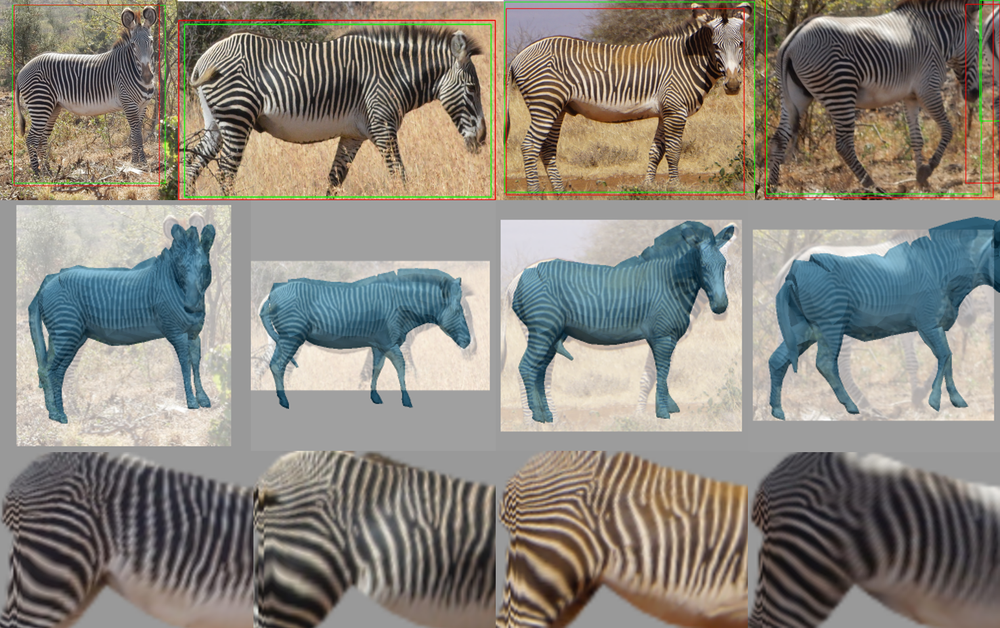
#> input picture textures.png, 1000 x 628 px, shrunk from 1523 x 957 before the run
$ python -i augmentation.py   (imports and definitions only)
#> lines starting #> are read from the running program, lines starting #| are printed output that depends on the picture; after the words box and inside, x2 and y2 are one past the last pixel; in counts of white or black regions, pixels touching at a corner belong together
#> further down, picture is the input picture: shape (628, 1000, 3); mean B, G, R 124.3, 132.8, 137.6
#!/usr/bin/env python3
import argparse
import numpy as np
from pathlib import Path
import cv2
import os
import random
parser = argparse.ArgumentParser(
    description="Data Augmentation for DML training",
    formatter_class=argparse.ArgumentDefaultsHelpFormatter,
)

# [55 lines not run here, left out]

# Augmentation through altering image brightness
def brightjitter(img,value):
#> called with value = 40
    hsv = cv2.cvtColor(img, cv2.COLOR_BGR2HSV)
#> hsv: shape (628, 1000, 3); mean H, S, V 39.6, 52.2, 145.6
    h, s, v = cv2.split(hsv)
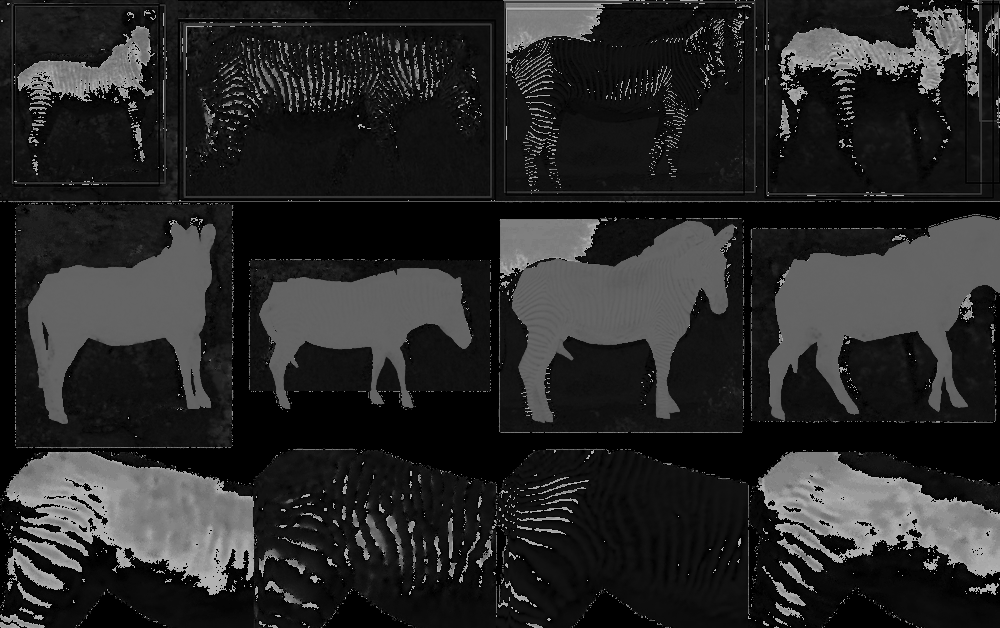
#> h: shape (628, 1000); min 0, max 179, mean 39.6
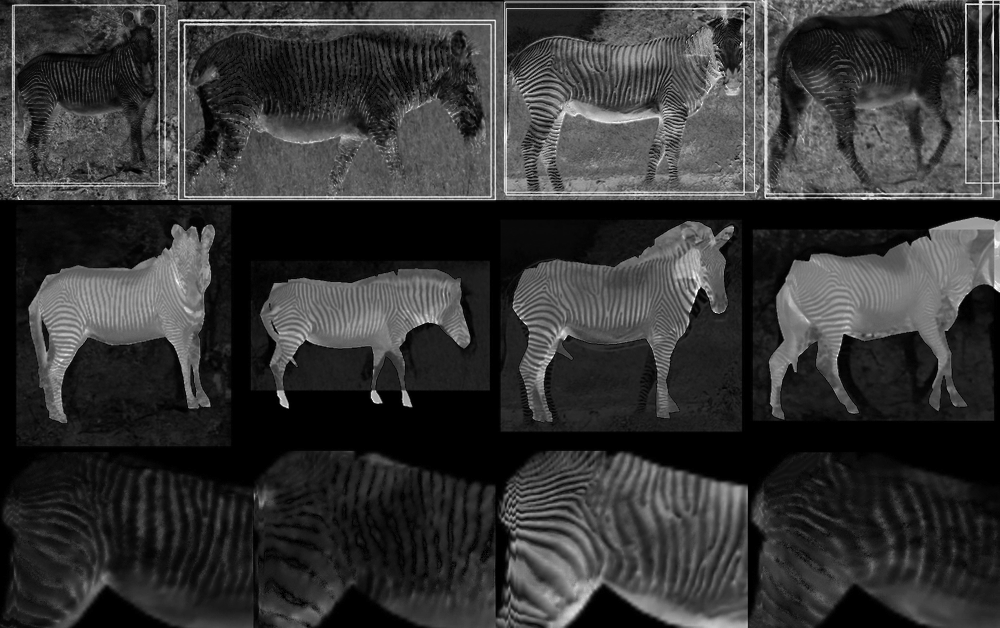
#> s: shape (628, 1000); min 0, max 255, mean 52.2
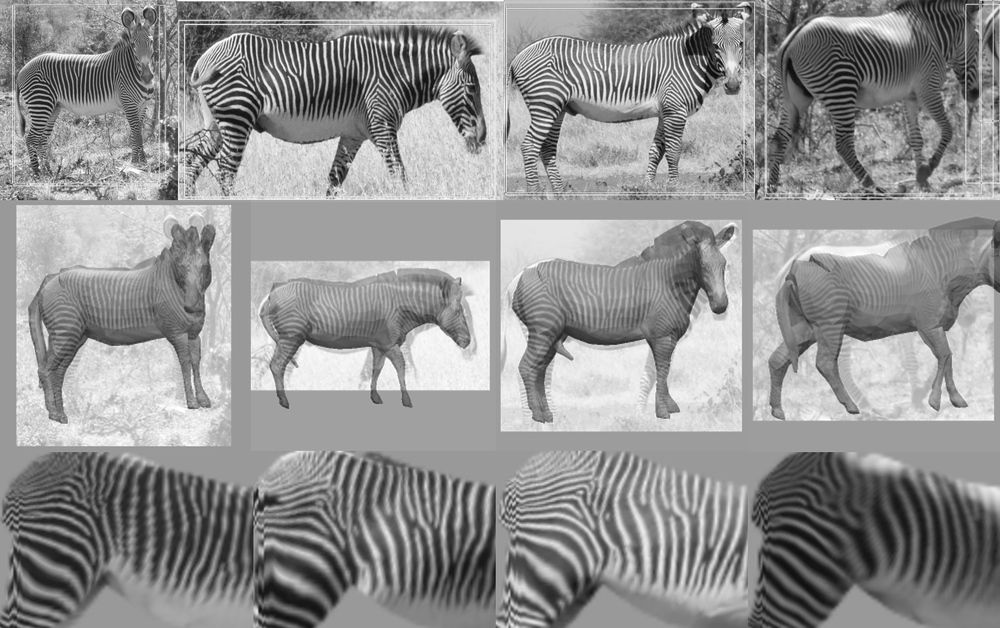
#> v: shape (628, 1000); min 8, max 255, mean 145.6
    if value >= 0:
        lim = 255 - value
        v[v > lim] = 255
#> v: shape (628, 1000); 10.93% of pixels changed, all inside (x1, y1, x2, y2) = (0, 0, 1000, 628)
        v[v <= lim] += value
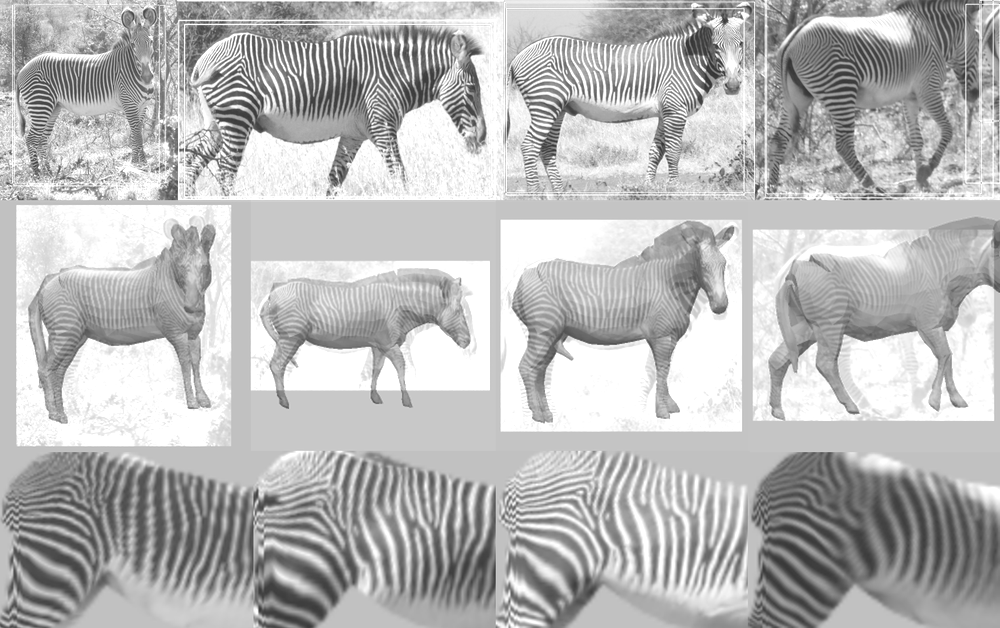
#> v: shape (628, 1000); min 48, max 255, mean 184.1
    else:
        lim = np.absolute(value)
        v[v < lim] = 0
        v[v >= lim] -= np.absolute(value)

    final_hsv = cv2.merge((h, s, v))
#> final_hsv: shape (628, 1000, 3); mean H, S, V 39.6, 52.2, 184.1
    img = cv2.cvtColor(final_hsv, cv2.COLOR_HSV2BGR)
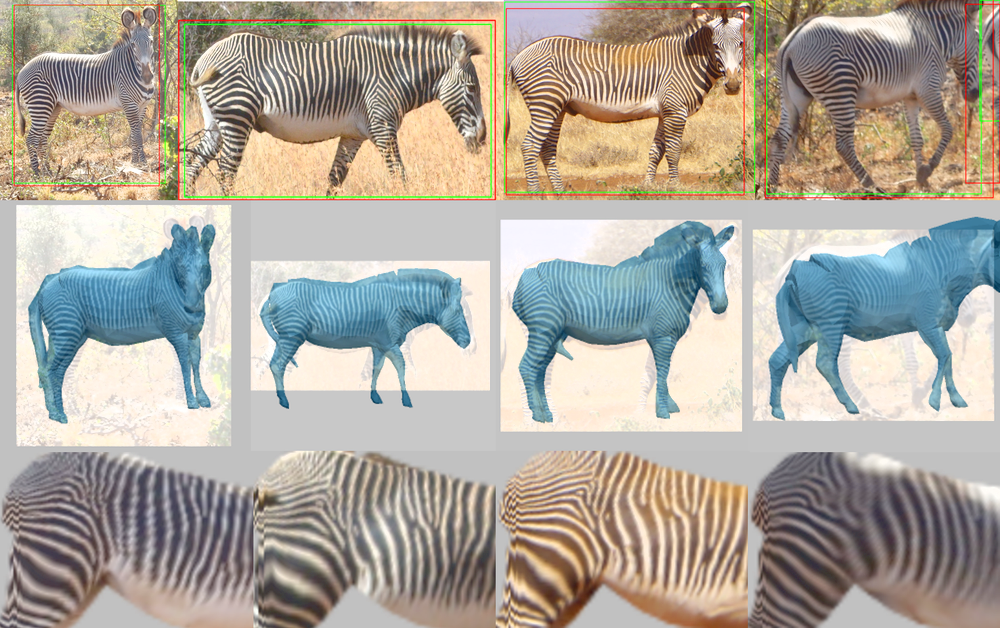
#> img: shape (628, 1000, 3); mean B, G, R 157.1, 167.2, 173.6
    return img

# Augmentation through altering image saturation
# [24 lines left out: functions saturationjitter, contrastjitter, not called in this run]

# Performs C,S,B colour augmentations
def colorjitter(img, cj_type="b"):
    '''
    ### Different Color Jitter ###
    img: image
    cj_type: {b: brightness, s: saturation, c: constast}
    '''
    if cj_type == "b":
        value = np.random.choice(np.array([-50, -40, -30, 30, 40, 50, 45, -45]))
        img = brightjitter(img,value)

    elif cj_type == "s":
        value = np.random.choice(np.array([-50, -40, -30, 30, 40, 50, 45, -45]))
        img = saturationjitter(img,value)

    elif cj_type == "c":
        value = random.randint(40, 100)
        img = contrastjitter(img, value)

    return img ,value

#
def flip(img):
    img = cv2.flip(img, 1)
    return img

#
# [53 lines left out: functions vert_translation, translation, hor_translation, pos_rotation, neg_rotation, not called in this run]

#
def output_img(path, img):
    print(path)
    cv2.imwrite(path, img)

#
# [84 lines left out: functions output_colour_jitter, output_rotation, output_translation, output_shift, main, not called in this run]


# [2 lines not run here, left out]

>>> import cv2
>>> picture = cv2.imread('../textures.png')
>>> result = colorjitter(picture)
